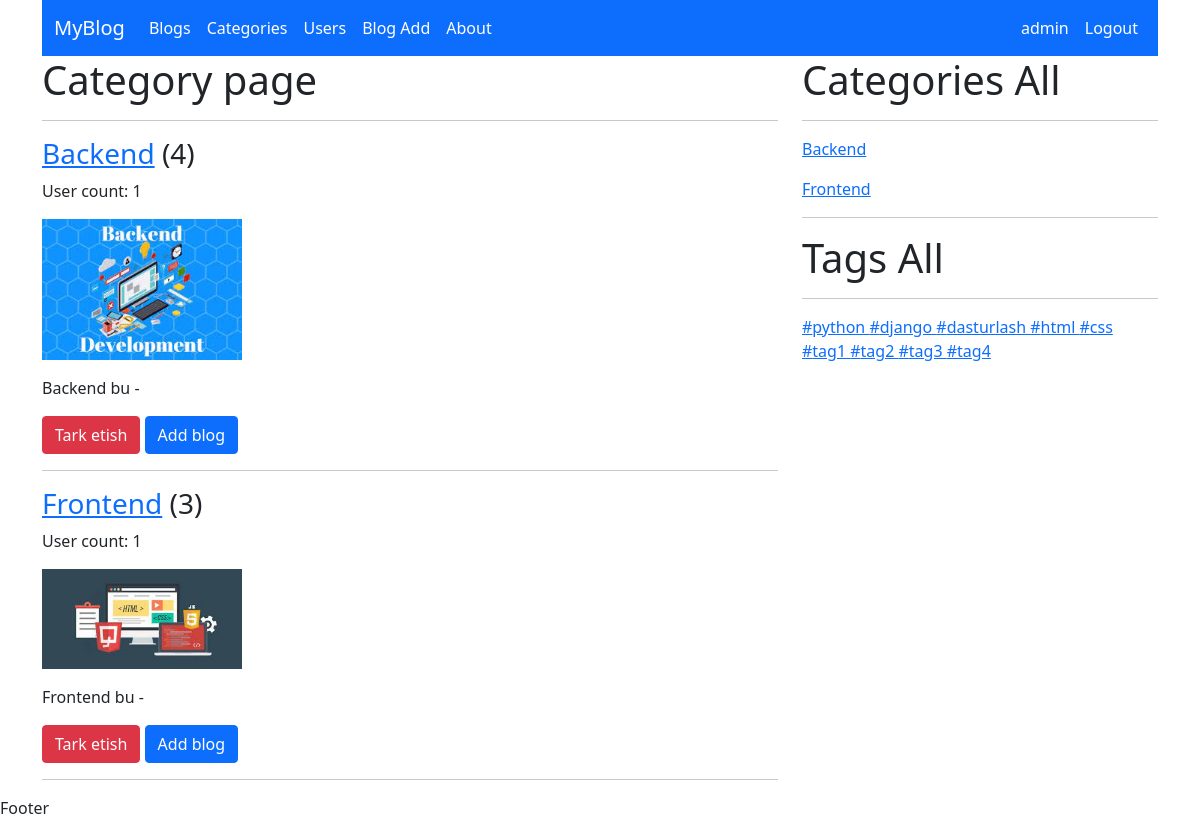
/category-list/ (signed in), run on an earlier commit of the app's database.
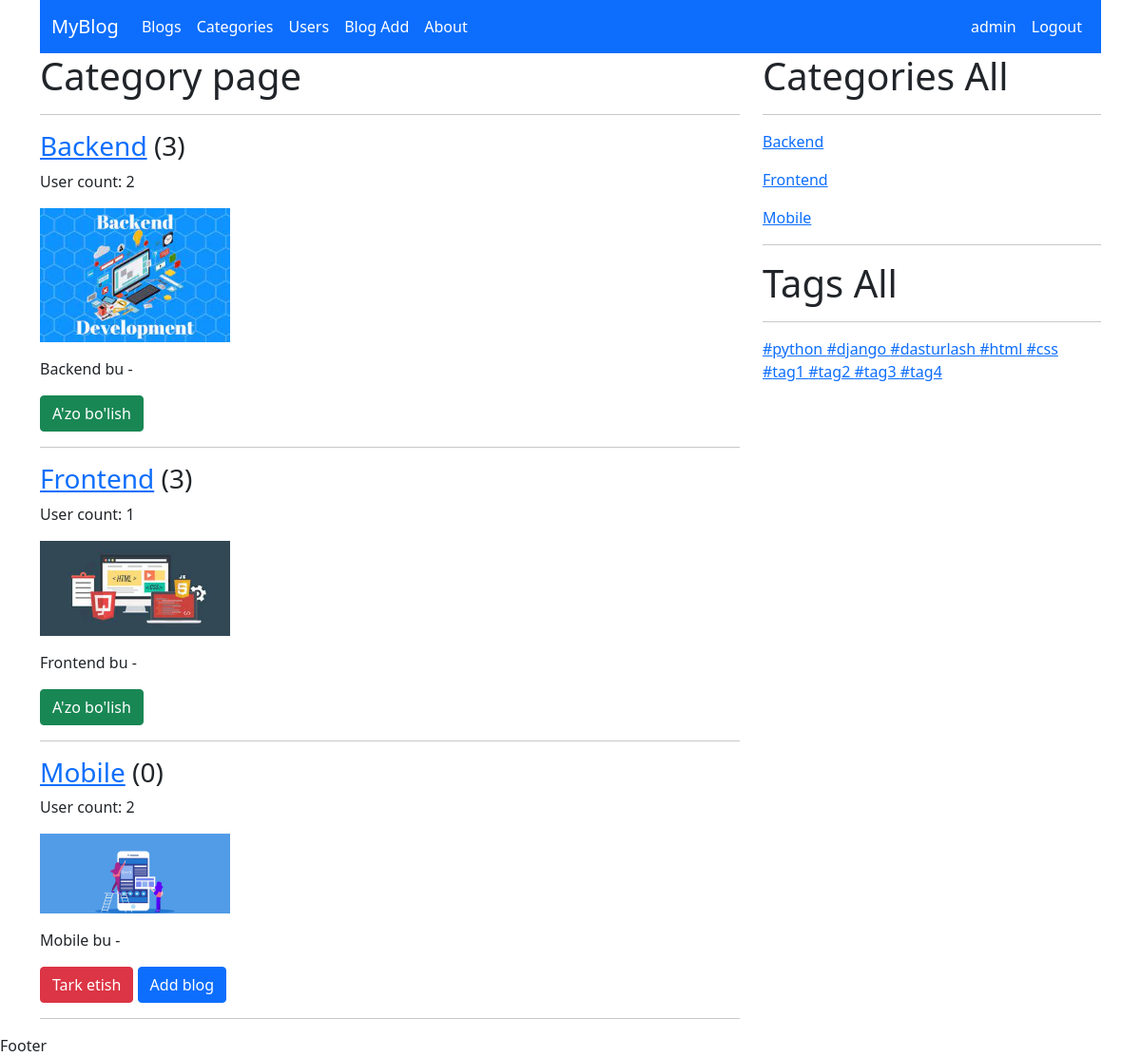
And on a later commit of the database.
### blog/models.py (models this page shows, shortened)
class Category(models.Model):
    name = models.CharField(max_length=100)
    slug = models.SlugField(max_length=100, unique=True)
    image = models.ImageField(upload_to='category/')
    description = RichTextField()
    user = models.ManyToManyField(UserProfile)

class Tag(models.Model):
    name = models.CharField(max_length=100)
    slug = models.SlugField(max_length=100, unique=True)

### blog/views.py (the view)
# urls.py: path('category-list/', CategoryList.as_view(), name='category_list'),
class CategoryList(ListView, BasicView):
    model = Category
    context_object_name = 'category_list'
    template_name = 'category_list.html'
    def get_context_data(self, **kwargs):
        context = super().get_context_data(**kwargs)
        context['categories'] = self.category()
        context['tags'] = self.tag()
        return context

### blog/views.py (called while the page is built)
    def category(self):
        categories = Category.objects.all()
        return categories

    def tag(self):
        tags = Tag.objects.all()
        return tags

### templates/category_list.html (shortened to what this page needs)
{% extends 'base.html' %}
{% block content %}
    <h1>Category page</h1>
    <hr>
    {% for c in category_list %}
        <h3><a href="{% url 'category_blog' c.slug %}">{{ c.name }}</a> ({{ c.blog.count }})</h3>
        <p>User count: {{ c.user.count }}</p>
        <img style="width: 200px;" src="{{ c.image.url }}" alt="Bu rasm">
        <p>{{ c.description|truncatechars_html:100|safe }}</p>
        {% if request.user in c.user.all %}
            <a class="btn btn-danger" href="{% url 'category_add_user' c.slug %}">Tark etish</a>
            <a class="btn btn-primary" href="{% url 'create' %}">Add blog</a>
        {% else %}
            <a class="btn btn-success" href="{% url 'category_add_user' c.slug %}">A'zo bo'lish</a>
        {% endif %}
        <hr>
    {% endfor %}
{% endblock %}

### templates/base.html (shortened to what this page needs)
<!DOCTYPE html>
<html lang="en">
<head>
    {% load static %}
    <link rel="stylesheet" href="{% static 'css/bootstrap.css' %}">
</head>
<body>
<div class="container">
    {% include 'header.html' %}
    <div class="row">
        <div class="col-lg-8">
            {% block content %}
            {% endblock %}
        </div>
        <div class="col-lg-4">
            <h1>Categories All</h1>
            <hr>
            {% for c in categories %}
                <p><a href="{% url 'category_blog' c.slug %}">{{ c.name }}</a></p>
            {% endfor %}
            <hr>
            <h1>Tags All</h1>
            <hr>
            {% for tag in tags %}
                <a href="{% url 'tag_blog' tag.slug %}">#{{ tag.name }} </a>
            {% endfor %}
        </div>
    </div>
</div>
<footer>
    Footer
</footer>
</body>
</html>

What changed in the data, as far as the page shows it:
computed for Category "Backend": blog.count "4" → "3"; user.count "1" → "2"; text "Tark etish Add blog" → "A'zo bo'lish"
computed for Category "Frontend": text "Tark etish Add blog" → "A'zo bo'lish"
added Category: name "Mobile", blog.count "0", user.count "2", image (picture), description "Mobile bu -", shows "Tark etish"
